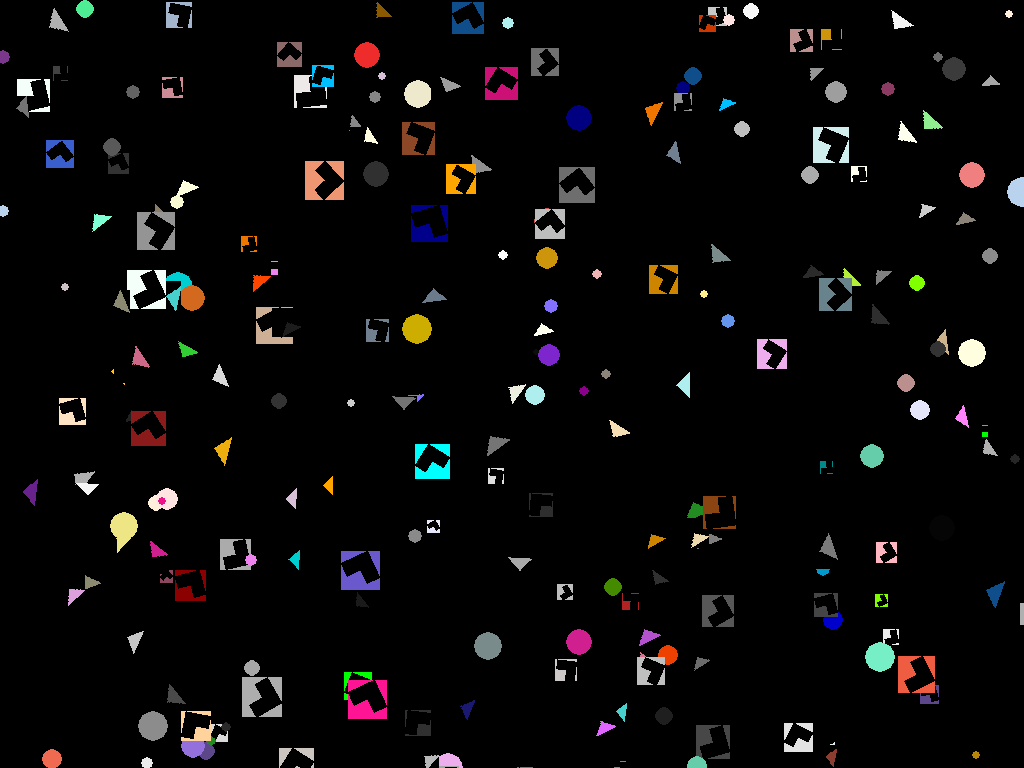

Reproduce this figure in Python.
import pygame
import random
import math

pygame.init()
surf = pygame.Surface([1024, 768])

def circle(pos):
    color = pygame.Color(random.choice(pygame.color.THECOLORS.keys()))
    radius = random.randint(3, 15)
    pygame.draw.circle(surf, color, pos, radius)


def square(pos):
    color = pygame.Color(random.choice(pygame.color.THECOLORS.keys()))
    width = random.randint(5, 15)
    degree = random.randint(0, 180)
    surf_ = pygame.Surface([width*2, width*2])
    surf_.fill(color, (0, 0, width, width))
    surf.blit(pygame.transform.rotate(surf_, degree), pos)


def triangle(pos):
    color = pygame.Color(random.choice(pygame.color.THECOLORS.keys()))
    width = random.randint(20, 30)
    degree = random.randint(0, 180)
    surf_ = pygame.Surface([width, width])

    p1 = [0, width]
    p2 = [width/2, width/2]
    p3 = [width, width]

    pygame.draw.polygon(surf_, color, (p1, p2, p3))
    surf.blit(pygame.transform.rotate(surf_, degree), pos)

for i in xrange(240):
    t = random.randint(0, 2)
    pos = random.randint(0, 1024), random.randint(0, 768)
    if t == 0:
        circle(pos)
    elif t == 1:
        square(pos)
    else:
        triangle(pos)

pygame.image.save(surf, "variety.png")
